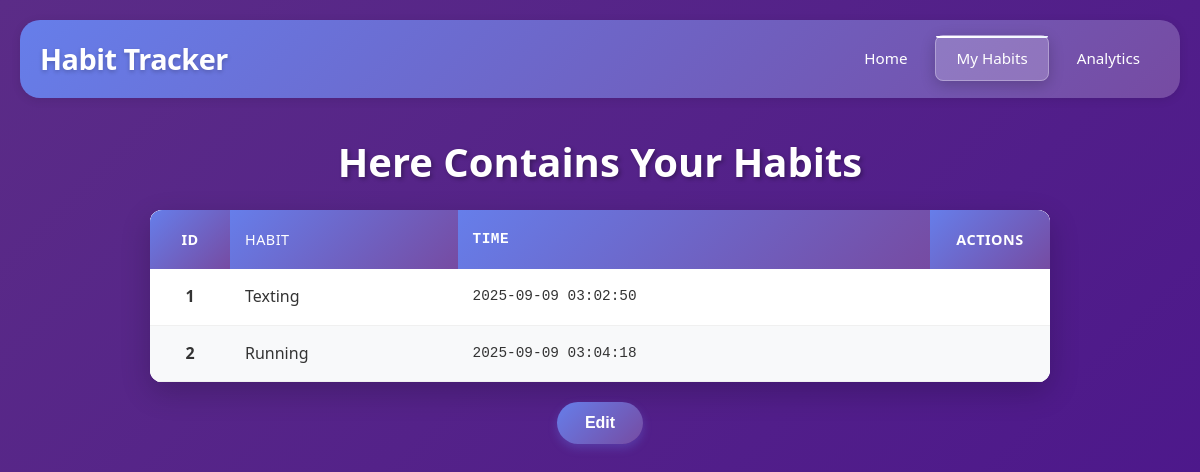
The app's page /habits, older data.
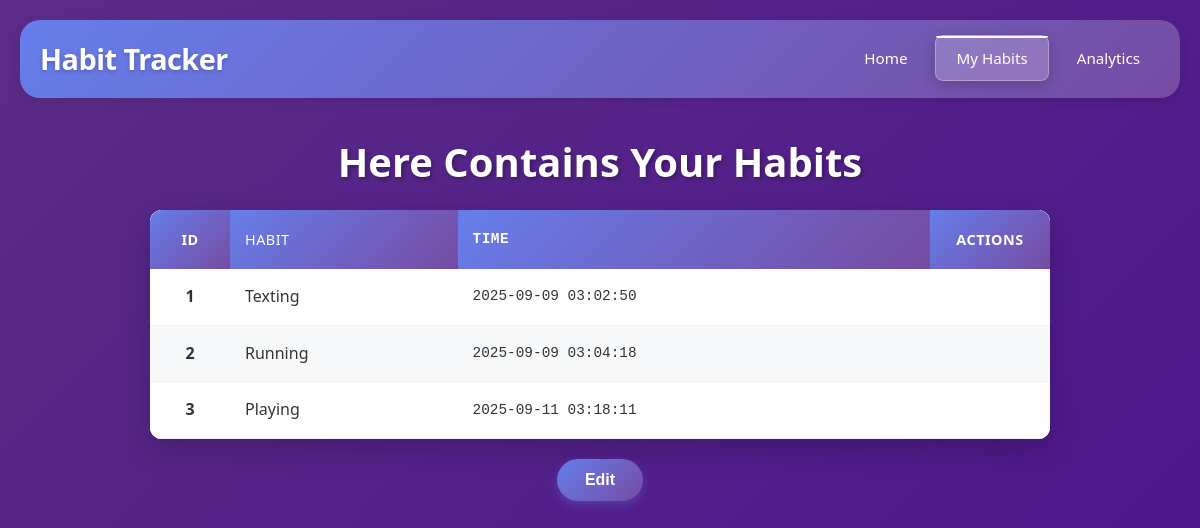
The same page, newer data.
### main.py (models this page shows)
class Habit(db.Model):
    id = db.Column(db.Integer, primary_key=True, autoincrement=True)
    habit = db.Column(db.String(100), nullable=False)
    created_at = db.Column(db.DateTime, default=datetime.utcnow)

### main.py (the view)
@app.route('/habits')
def habits():
    entries = Habit.query.all()
    return render_template('habits.html', active_page='habits', entries=entries)

### templates/habits.html (shortened to what this page needs)
{% extends "base.html" %}
{% block body %}
<h1>Here Contains Your Habits</h1>
<div class="table-container">
    <table id="habitsTable">
        <thead>
            <tr>
                <th>ID</th>
                <th>Habit</th>
                <th>Time</th>
                <th>Actions</th>
            </tr>
        </thead>
        <tbody>
            {% for entry in entries %}
            <tr>
                <td>{{entry.id}}</td>
                <td>{{entry.habit}}</td>
                <td>{{entry.created_at.strftime("%Y-%m-%d %H:%M:%S")}}</td>
                <td>
                </td>
            </tr>
            {% endfor %}
        </tbody>
    </table>
</div>
<div class="edit-container">
    <button class="btn" id="editToggle" onclick="toggleEditMode()">Edit</button>
</div>
{% endblock %}

### templates/base.html (shortened to what this page needs)
<!DOCTYPE html>
<html lang="en">
<head>
    <link rel="stylesheet" href="{{ url_for('static', filename='css/styles.css') }}">
</head>
<body>
    <nav>
        <div class="nav-container">
            <a href="{{ url_for('HomePage') }}" class="logo">Habit Tracker</a>
            <ul class="nav-menu">
                <li><a href="{{ url_for('HomePage') }}" class="{% if active_page == 'home' %}active{% endif %}">Home</a></li>
                <li><a href="{{ url_for('habits') }}" class="{% if active_page == 'habits' %}active{% endif %}">My Habits</a></li>
                <li><a href="{{ url_for('analytics') }}" class="{% if active_page == 'analytics' %}active{% endif %}">Analytics</a></li>
            </ul>
        </div>
    </nav>
    <div class="content">
        {% block body %}{% endblock %}
    </div>
</body>
</html>

### static/css/styles.css (style rules this page uses)
* { margin: 0; padding: 0; box-sizing: border-box; }
body { font-family: 'Segoe UI', Tahoma, Geneva, Verdana, sans-serif; line-height: 1.6; background: linear-gradient(135deg, #5b2c87 0%, #4a148c 100%); margin: 0; padding: 20px; min-height: 100vh; }
nav { background: linear-gradient(135deg, #667eea 0%, #764ba2 100%); padding: 1rem 0; position: sticky; top: 0; z-index: 1000; box-shadow: 0 2px 10px rgba(0, 0, 0, 0.1); backdrop-filter: blur(10px); border-radius: 20px; }
.nav-container { max-width: 1200px; margin: 0 auto; padding: 0 20px; display: flex; justify-content: space-between; align-items: center; }
.logo { color: white; font-size: 1.8rem; font-weight: 700; text-decoration: none; letter-spacing: -0.5px; transition: all 0.3s ease; text-shadow: 0 2px 4px rgba(0, 0, 0, 0.2); }
.nav-menu { display: flex; list-style: none; gap: 0.5rem; align-items: center; }
.nav-menu li { position: relative; }
.nav-menu li a { color: white; text-decoration: none; padding: 0.75rem 1.25rem; border-radius: 8px; font-weight: 500; font-size: 0.95rem; transition: all 0.3s ease; position: relative; overflow: hidden; }
.nav-menu li a.active { background: rgba(255, 255, 255, 0.2); border: 1px solid rgba(255, 255, 255, 0.3); box-shadow: 0 4px 15px rgba(0, 0, 0, 0.2); }
.nav-menu li a.active::before { content: ''; position: absolute; top: 0; left: 0; right: 0; height: 2px; background: linear-gradient(90deg, #fff, #f0f8ff); border-radius: 0 0 2px 2px; }
.content { padding: 2rem; max-width: 1200px; margin: 0 auto; min-height: calc(100vh - 80px); }
.content h1 { color: white; margin-bottom: 1rem; font-weight: 600; }
h1 { text-align: center; color: white; font-size: 2.5rem; margin-bottom: 30px; text-shadow: 2px 2px 4px rgba(0,0,0,0.3); font-weight: 300; }
.table-container { max-width: 900px; margin: 0 auto; background: white; border-radius: 12px; box-shadow: 0 10px 30px rgba(0,0,0,0.2); overflow: hidden; }
table { width: 100%; border-collapse: collapse; margin: 0; font-size: 1rem; background: white; }
th { background: linear-gradient(135deg, #667eea 0%, #764ba2 100%); color: white; font-weight: 600; padding: 18px 15px; text-align: left; text-transform: uppercase; letter-spacing: 0.5px; font-size: 0.9rem; border: none; }
td { padding: 15px; border-bottom: 1px solid #f0f0f0; color: #333; font-weight: 400; }
tr:nth-child(even) { background-color: #f8f9fa; }
tr:nth-child(odd) { background-color: white; }
td:first-child, th:first-child { font-weight: bold; text-align: center; width: 80px; }
td:nth-child(2), th:nth-child(2) { font-weight: 500; }
td:nth-child(3), th:nth-child(3) { font-family: 'Courier New', monospace; font-size: 0.9rem; }
td:nth-child(4), th:nth-child(4) { text-align: center; width: 120px; }
.btn { display: inline-block; padding: 0.75rem 1.75rem; background: linear-gradient(135deg, #667eea 0%, #764ba2 100%); color: white; text-decoration: none; border-radius: 50px; font-weight: 600; font-size: 1rem; transition: all 0.3s ease; border: none; cursor: pointer; box-shadow: 0 4px 10px rgba(102, 126, 234, 0.3); }
.edit-container { text-align: center; margin-top: 20px; }

Row changes from the older to the newer data that the page shows:
added Habit: id "3", habit "Playing", created_at "2025-09-11 03:18:11"
